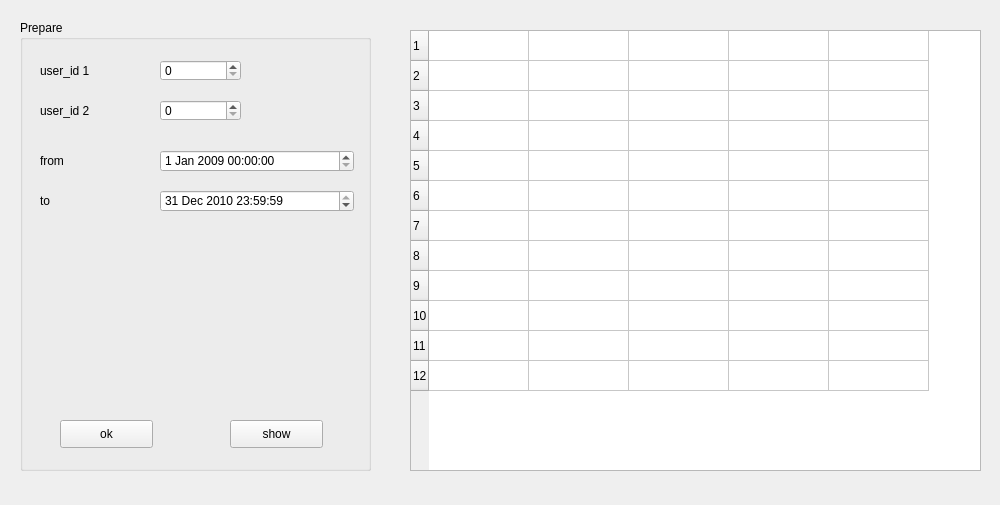
<?xml version="1.0" encoding="UTF-8"?>
<ui version="4.0">
 <class>ForTwoUsers</class>
 <widget class="QWidget" name="ForTwoUsers">
  <property name="geometry">
   <rect>
    <x>0</x>
    <y>0</y>
    <width>1000</width>
    <height>505</height>
   </rect>
  </property>
  <property name="maximumSize">
   <size>
    <width>1000</width>
    <height>505</height>
   </size>
  </property>
  <property name="windowTitle">
   <string>Compare two users based on info</string>
  </property>
  <widget class="QGroupBox" name="groupBox">
   <property name="geometry">
    <rect>
     <x>20</x>
     <y>20</y>
     <width>351</width>
     <height>451</height>
    </rect>
   </property>
   <property name="title">
    <string>Prepare</string>
   </property>
   <widget class="QLabel" name="label">
    <property name="geometry">
     <rect>
      <x>20</x>
      <y>40</y>
      <width>72</width>
      <height>21</height>
     </rect>
    </property>
    <property name="text">
     <string>user_id 1</string>
    </property>
   </widget>
   <widget class="QLabel" name="label_2">
    <property name="geometry">
     <rect>
      <x>20</x>
      <y>80</y>
      <width>72</width>
      <height>21</height>
     </rect>
    </property>
    <property name="text">
     <string>user_id 2</string>
    </property>
   </widget>
   <widget class="QSpinBox" name="user1">
    <property name="geometry">
     <rect>
      <x>140</x>
      <y>40</y>
      <width>81</width>
      <height>21</height>
     </rect>
    </property>
    <property name="maximum">
     <number>22324</number>
    </property>
   </widget>
   <widget class="QSpinBox" name="user2">
    <property name="geometry">
     <rect>
      <x>140</x>
      <y>80</y>
      <width>81</width>
      <height>21</height>
     </rect>
    </property>
    <property name="maximum">
     <number>22324</number>
    </property>
   </widget>
   <widget class="QLabel" name="label_3">
    <property name="geometry">
     <rect>
      <x>20</x>
      <y>130</y>
      <width>72</width>
      <height>22</height>
     </rect>
    </property>
    <property name="text">
     <string>from</string>
    </property>
   </widget>
   <widget class="QLabel" name="label_4">
    <property name="geometry">
     <rect>
      <x>20</x>
      <y>170</y>
      <width>72</width>
      <height>22</height>
     </rect>
    </property>
    <property name="text">
     <string>to</string>
    </property>
   </widget>
   <widget class="QDateTimeEdit" name="starttime">
    <property name="geometry">
     <rect>
      <x>140</x>
      <y>130</y>
      <width>194</width>
      <height>22</height>
     </rect>
    </property>
    <property name="dateTime">
     <datetime>
      <hour>0</hour>
      <minute>0</minute>
      <second>0</second>
      <year>2009</year>
      <month>1</month>
      <day>1</day>
     </datetime>
    </property>
    <property name="maximumDateTime">
     <datetime>
      <hour>23</hour>
      <minute>59</minute>
      <second>59</second>
      <year>2010</year>
      <month>12</month>
      <day>31</day>
     </datetime>
    </property>
    <property name="minimumDateTime">
     <datetime>
      <hour>0</hour>
      <minute>0</minute>
      <second>0</second>
      <year>2009</year>
      <month>1</month>
      <day>1</day>
     </datetime>
    </property>
   </widget>
   <widget class="QDateTimeEdit" name="endtime">
    <property name="geometry">
     <rect>
      <x>140</x>
      <y>170</y>
      <width>194</width>
      <height>22</height>
     </rect>
    </property>
    <property name="dateTime">
     <datetime>
      <hour>23</hour>
      <minute>59</minute>
      <second>59</second>
      <year>2010</year>
      <month>12</month>
      <day>31</day>
     </datetime>
    </property>
    <property name="maximumDateTime">
     <datetime>
      <hour>23</hour>
      <minute>59</minute>
      <second>59</second>
      <year>2010</year>
      <month>12</month>
      <day>31</day>
     </datetime>
    </property>
    <property name="minimumDateTime">
     <datetime>
      <hour>0</hour>
      <minute>0</minute>
      <second>0</second>
      <year>2009</year>
      <month>1</month>
      <day>1</day>
     </datetime>
    </property>
   </widget>
   <widget class="QPushButton" name="ok">
    <property name="geometry">
     <rect>
      <x>40</x>
      <y>400</y>
      <width>93</width>
      <height>28</height>
     </rect>
    </property>
    <property name="text">
     <string>ok</string>
    </property>
   </widget>
   <widget class="QPushButton" name="show">
    <property name="geometry">
     <rect>
      <x>210</x>
      <y>400</y>
      <width>93</width>
      <height>28</height>
     </rect>
    </property>
    <property name="text">
     <string>show</string>
    </property>
   </widget>
  </widget>
  <widget class="QTableWidget" name="table">
   <property name="geometry">
    <rect>
     <x>410</x>
     <y>30</y>
     <width>571</width>
     <height>441</height>
    </rect>
   </property>
   <property name="rowCount">
    <number>12</number>
   </property>
   <property name="columnCount">
    <number>5</number>
   </property>
   <attribute name="horizontalHeaderVisible">
    <bool>false</bool>
   </attribute>
   <attribute name="horizontalHeaderCascadingSectionResizes">
    <bool>false</bool>
   </attribute>
   <attribute name="horizontalHeaderHighlightSections">
    <bool>true</bool>
   </attribute>
   <row/>
   <row/>
   <row/>
   <row/>
   <row/>
   <row/>
   <row/>
   <row/>
   <row/>
   <row/>
   <row/>
   <row/>
   <column/>
   <column/>
   <column/>
   <column/>
   <column/>
  </widget>
 </widget>
 <resources/>
 <connections/>
</ui>
